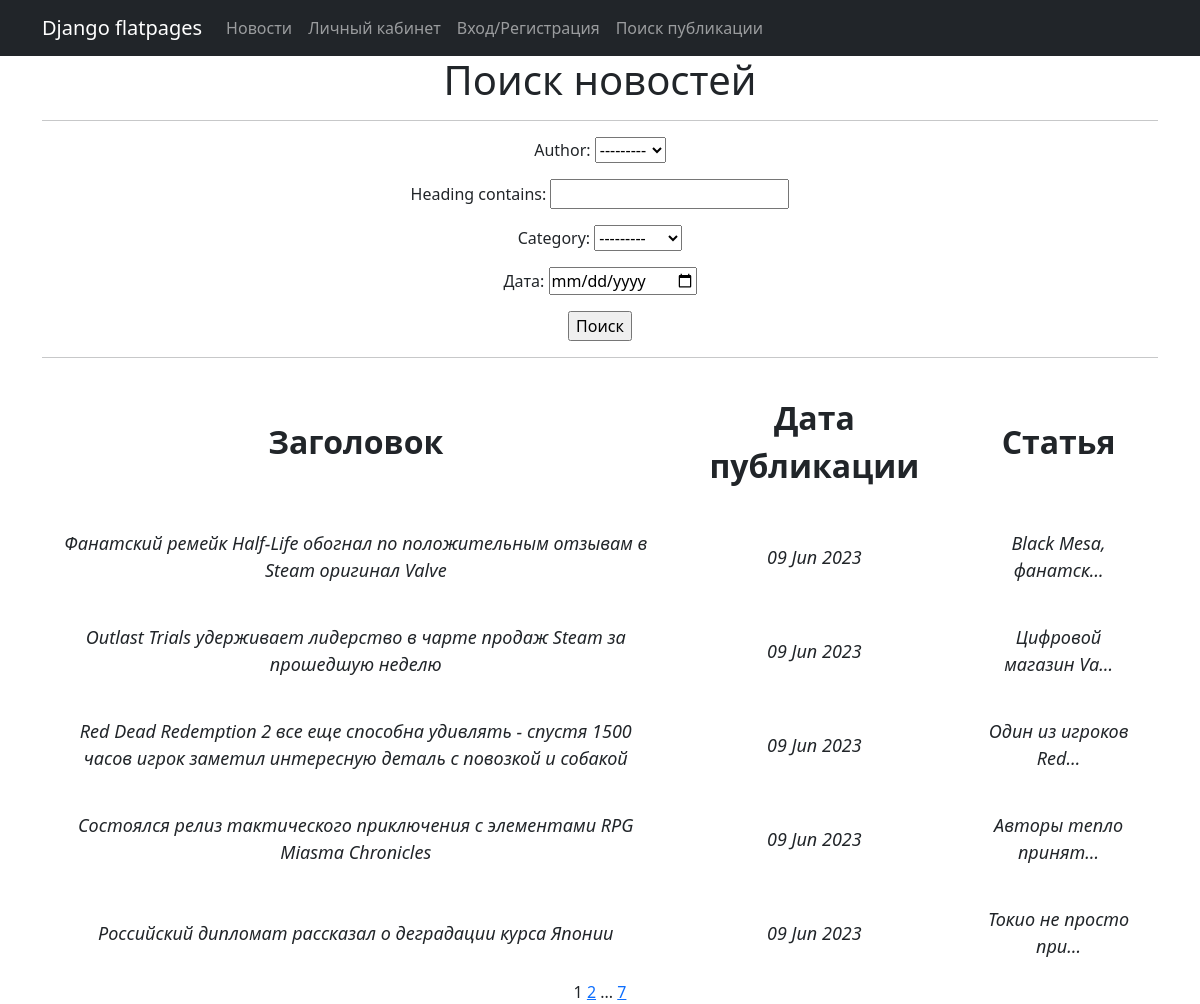
The app's page /search/, older data.
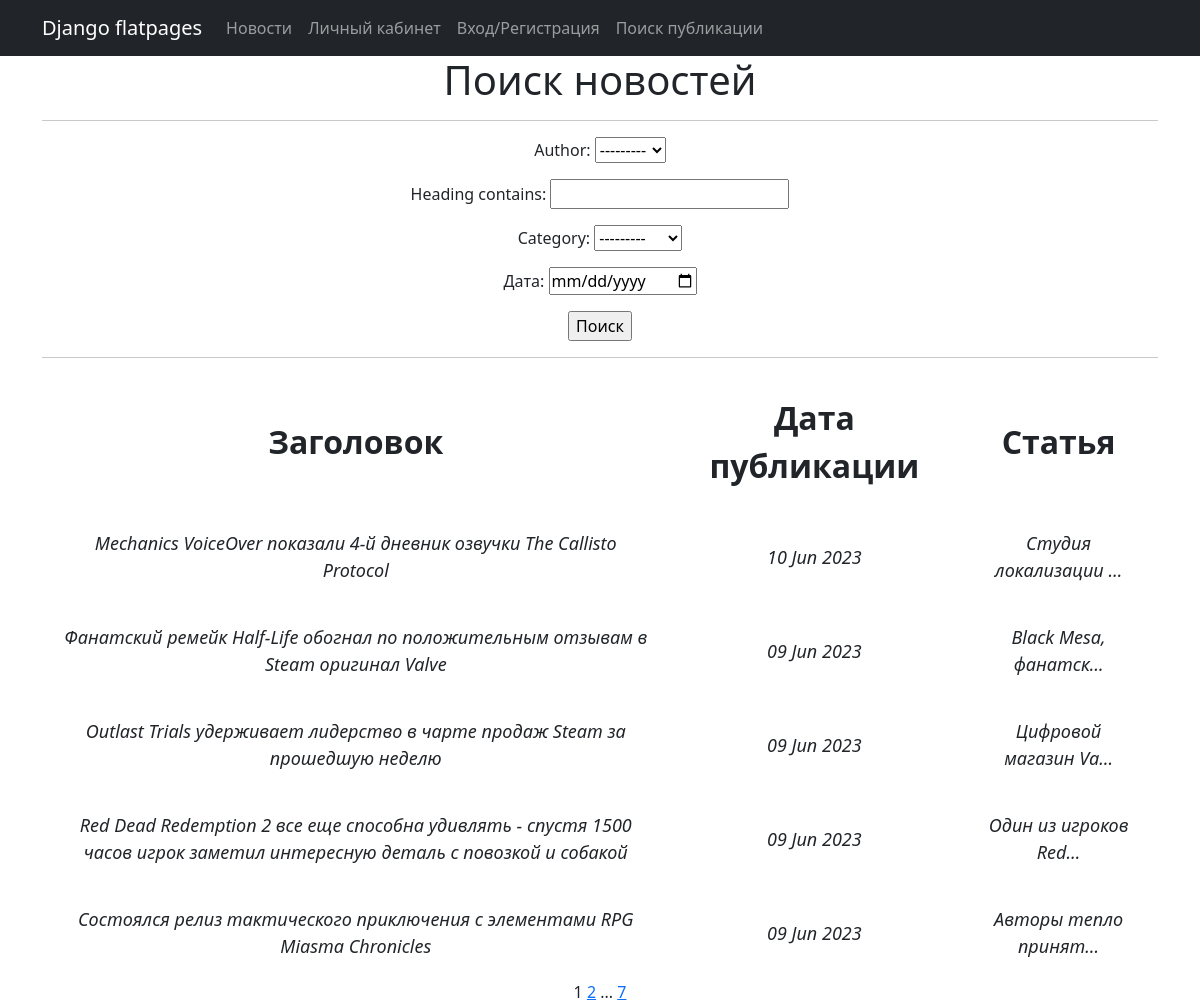
The same page, newer data.
### News/models.py (models this page shows, shortened)
class Post(models.Model):
    objects = None
    author = models.ForeignKey(Author, on_delete=models.CASCADE)
    category = models.CharField(max_length=20, choices=CATEGORY_NEWS, default=ARTICLE)
    datetime = models.DateTimeField(auto_now_add=True)
    dopCategory = models.ManyToManyField(Category, through='PostCategory')
    heading = models.CharField(max_length=128)
    text = models.TextField()
    rating = models.SmallIntegerField(default=0)

### News/views.py (the view)
# urls.py: path('search/', PostSearch.as_view(), name='post_search'),
class PostSearch(ListView):
    model = Post
    ordering = '-datetime'
    template_name = 'post_search.html'
    context_object_name = 'news'
    paginate_by = 5
    def get_queryset(self):
        queryset = super().get_queryset()
        self.filterset = PostFilter(self.request.GET, queryset)
        return self.filterset.qs
    def get_context_data(self, **kwargs):
        context = super().get_context_data(**kwargs)
        context['filterset'] = self.filterset
        return context

### News/models.py (called while the page is built)
    def __str__(self):
        return f"{self.user}"

### News/templatetags/custom_filters.py (called while the page is built)
@register.filter(name='censor')
def censor(value):
    for word in bad_words:
        value = value.replace(word, word[0:1] + '*' * len(word))
    return value

@register.simple_tag(takes_context=True)
def url_replace(context, **kwargs):
    d = context['request'].GET.copy()
    for k, v in kwargs.items():
        d[k] = v
    return d.urlencode()

### templates/post_search.html (shortened to what this page needs)
{% extends 'flatpages/default.html' %}
{% load custom_filters %}
{% block content %}
<h1>Поиск новостей</h1>
<hr>
<form action="" method="get">
        {{ filterset.form.as_p }}
        <input type="submit" value="Поиск" />
    </form>
    <hr>
    {% if news %}
        <table align="center" cellpadding="20" width="100%">
            <tr>
                <td><strong><font size="6">Заголовок</font></strong></td>
                <td><strong><font size="6">Дата публикации</font></strong></td>
                <td><strong><font size="6">Статья</font></strong></td>
            </tr>
            {% for post in news %}
            <tr>
                <td><font size="4"><em>{{ post.heading|censor }}</em></font></td>
                <td><font size="4"><em>{{ post.datetime|date:'d M Y' }}</em></font></td>
                <td><font size="4"><em>{{ post.text|truncatechars:20|censor }}</em></font></td>
            </tr>
            {% endfor %}
        </table>
    {% else %}
        <h2> Такой статьи или новости нет. </h2>
    {% endif %}
    {{ page_obj.number }}
    {% if page_obj.has_next %}
        <a href="?{% url_replace page=page_obj.next_page_number %}">{{ page_obj.next_page_number }}</a>
        {% if paginator.num_pages != page_obj.next_page_number %}
            ...
            <a href="?{% url_replace page=page_obj.paginator.num_pages %}">{{ page_obj.paginator.num_pages }}</a>
        {% endif %}
    {% endif %}
{% endblock content %}

Row changes from the older to the newer data that the page shows:
no longer on this page (row unchanged): Post: heading|censor "Российский дипломат рассказал о деградации курса Японии", datetime "09 Jun 2023", text|censor "Токио не просто при…"
added Post: heading|censor "Mechanics VoiceOver показали 4-й дневник озвучки The Callisto Protocol", datetime "10 Jun 2023", text|censor "Студия локализации …"
